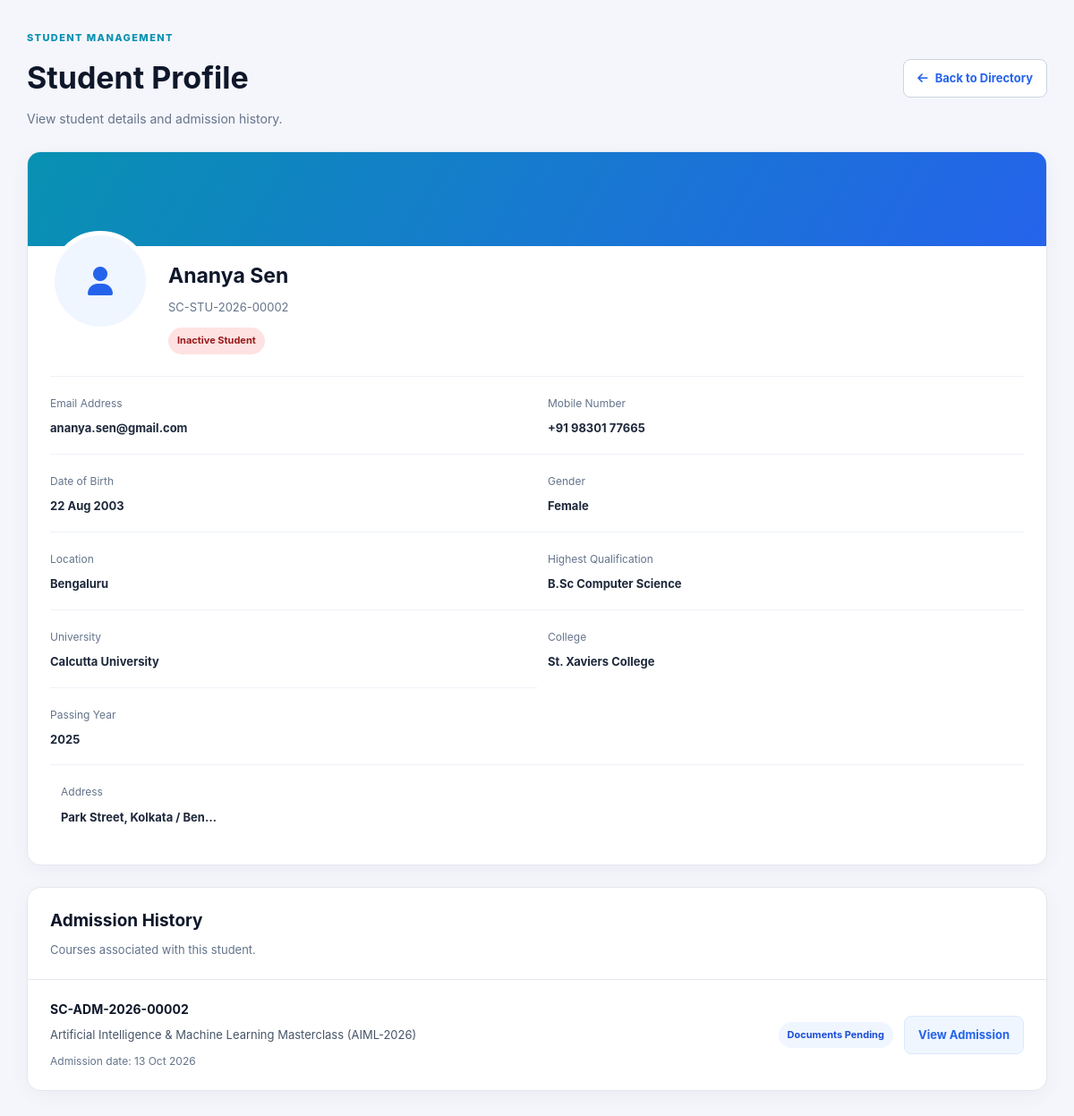
/students/2/ (signed in), run on the app's committed database.
### app/models.py (models this page shows, shortened)
class Student(models.Model):
    GENDER_CHOICES = [
        ("Male", "Male"),
        ("Female", "Female"),
        ("Other", "Other"),
    ]
    student_id = models.CharField(max_length=35, unique=True, editable=False)
    user = models.OneToOneField(
        settings.AUTH_USER_MODEL, null=True, blank=True, on_delete=models.SET_NULL,
        related_name="student_profile",
    )
    full_name = models.CharField(max_length=150)
    email = models.EmailField(unique=True)
    mobile = models.CharField(max_length=25)
    dob = models.DateField(null=True, blank=True)
    gender = models.CharField(max_length=20, choices=GENDER_CHOICES, blank=True)
    address = models.TextField(blank=True)
    location = models.CharField(max_length=150, blank=True)
    highest_qualification = models.CharField(max_length=150, blank=True)
    university = models.CharField(max_length=200, blank=True)
    college = models.CharField(max_length=200, blank=True)
    passing_year = models.PositiveIntegerField(
        null=True, blank=True, validators=[MinValueValidator(1950), MaxValueValidator(2100)]
    )
    percentage_cgpa = models.CharField(max_length=50, blank=True)
    photo = models.ImageField(upload_to="students/photos/", blank=True, null=True)
    is_active = models.BooleanField(default=True)
    created_at = models.DateTimeField(auto_now_add=True)
    updated_at = models.DateTimeField(auto_now=True)
    class Meta:
        ordering = ["-created_at"]

class Admission(models.Model):
    PAYMENT_STATUS_CHOICES = [
        ("Pending", "Pending"),
        ("Partially Paid", "Partially Paid"),
        ("Paid", "Paid"),
        ("Failed", "Failed"),
        ("Refunded", "Refunded"),
    ]
    ADMISSION_STATUS_CHOICES = [
        ("Draft", "Draft"),
        ("Documents Pending", "Documents Pending"),
        ("Verification Completed", "Verification Completed"),
        ("Confirmed", "Admission Confirmed"),
        ("Cancelled", "Cancelled"),
    ]
    DELIVERY_MODE_CHOICES = [
        ("Online", "Online"),
        ("Offline", "Offline"),
        ("Hybrid", "Hybrid"),
        ("Recorded", "Recorded"),
        ("Live", "Live Interactive"),
    ]
    admission_number = models.CharField(max_length=40, unique=True, editable=False)
    enquiry = models.OneToOneField(
        Enquiry, null=True, blank=True, on_delete=models.SET_NULL,
        related_name="admission",
    )
    student = models.ForeignKey(Student, on_delete=models.PROTECT, related_name="admissions")
    course = models.ForeignKey(Course, on_delete=models.PROTECT, related_name="admissions")
    batch = models.ForeignKey(
        Batch, null=True, blank=True, on_delete=models.SET_NULL, related_name="admissions"
    )
    delivery_mode = models.CharField(
        max_length=30, choices=DELIVERY_MODE_CHOICES, default="Offline"
    )
    admission_date = models.DateField(default=timezone.localdate)
    course_fee = models.DecimalField(
        max_digits=10, decimal_places=2, default=Decimal("0.00"),
        validators=[MinValueValidator(Decimal("0.00"))],
    )
    scholarship_discount = models.DecimalField(
        max_digits=10, decimal_places=2, default=Decimal("0.00"),
        validators=[MinValueValidator(Decimal("0.00"))],
    )
    final_payable_amount = models.DecimalField(
        max_digits=10, decimal_places=2, default=Decimal("0.00"),
        validators=[MinValueValidator(Decimal("0.00"))],
    )
    amount_paid = models.DecimalField(
        max_digits=10, decimal_places=2, default=Decimal("0.00"),
        validators=[MinValueValidator(Decimal("0.00"))],
    )
    outstanding_balance = models.DecimalField(
        max_digits=10, decimal_places=2, default=Decimal("0.00"),
        validators=[MinValueValidator(Decimal("0.00"))],
    )
    payment_status = models.CharField(
        max_length=30, choices=PAYMENT_STATUS_CHOICES, default="Pending"
    )
    admission_status = models.CharField(
        max_length=35, choices=ADMISSION_STATUS_CHOICES, default="Draft"
    )
    counsellor = models.ForeignKey(
        settings.AUTH_USER_MODEL, null=True, blank=True, on_delete=models.SET_NULL,
        related_name="admissions_handled",
    )
    remarks = models.TextField(blank=True)
    created_at = models.DateTimeField(auto_now_add=True)
    updated_at = models.DateTimeField(auto_now=True)
    class Meta:
        ordering = ["-created_at"]

class Course(models.Model):
    STATUS_CHOICES = [("Active", "Active"), ("Inactive", "Inactive")]
    DURATION_UNIT_CHOICES = [
        ("Days", "Days"),
        ("Months", "Months"),
        ("Years", "Years"),
        ("Hours", "Hours"),
    ]
    COURSE_TYPE_CHOICES = [
        ("Certification", "Certification"),
        ("Diploma", "Diploma"),
        ("Advanced Diploma", "Advanced Diploma"),
        ("Fast Track", "Fast Track / Boot Camp"),
        ("Internship Program", "Internship Program"),
        ("Master Program", "Master Program"),
    ]
    name = models.CharField(max_length=200)
    code = models.CharField(max_length=50, unique=True)
    category = models.ForeignKey(
        CourseCategory, on_delete=models.PROTECT, related_name="courses"
    )
    course_type = models.CharField(
        max_length=50, choices=COURSE_TYPE_CHOICES, default="Certification"
    )
    description = models.TextField(blank=True)
    duration = models.PositiveIntegerField(
        default=3, validators=[MinValueValidator(1)],
        help_text="Duration value, e.g. 3, 6, or 45",
    )
    duration_unit = models.CharField(
        max_length=20, choices=DURATION_UNIT_CHOICES, default="Months"
    )
    fee = models.DecimalField(
        max_digits=10, decimal_places=2, default=Decimal("25000.00"),
        validators=[MinValueValidator(Decimal("0.00"))],
    )
    available_delivery_modes = models.CharField(
        max_length=150,
        default="Online, Offline, Hybrid",
        help_text="Comma-separated delivery modes, e.g. Online, Offline, Hybrid",
    )
    assigned_trainer = models.ForeignKey(
        settings.AUTH_USER_MODEL,
        null=True,
        blank=True,
        on_delete=models.SET_NULL,
        related_name="trainer_courses",
    )
    status = models.CharField(max_length=20, choices=STATUS_CHOICES, default="Active")
    created_at = models.DateTimeField(auto_now_add=True)
    updated_at = models.DateTimeField(auto_now=True)
    class Meta:
        ordering = ["name"]
    def __str__(self):
        return f"{self.name} ({self.code})"

### app/views.py (the view)
# urls.py: path("students/<int:pk>/", views.student_detail, name="student_detail"),
@login_required
def student_detail(request, pk):
    student = get_object_or_404(Student, pk=pk)
    admissions = Admission.objects.filter(
        student=student
    ).select_related(
        "course",
        "batch",
    ).order_by("-created_at")
    return render(
        request,
        "admissions/student_profile.html",
        {
            "student": student,
            "admissions": admissions,
        },
    )

### app/templates/admissions/student_profile.html (shortened to what this page needs)
{% extends "admissions/base.html" %}
{% load static %}
{% block extra_css %}
<link rel="stylesheet" href="{% static 'css/student_profile.css' %}">
{% endblock %}
{% block content %}
<div class="student-profile-page">
    <div class="profile-heading">
        <div>
            <span class="eyebrow">STUDENT MANAGEMENT</span>
            <h1>Student Profile</h1>
            <p>View student details and admission history.</p>
        </div>
        <a href="{% url 'student_list' %}" class="btn btn-outline">
            <i class="fa-solid fa-arrow-left"></i>
            Back to Directory
        </a>
    </div>
    <section class="profile-card">
        <div class="profile-banner"></div>
        <div class="profile-main">
            {% if student.photo %}
                <img
                    src="{{ student.photo.url }}"
                    alt="{{ student.full_name }}"
                    class="profile-photo"
                >
            {% else %}
                <div class="profile-photo profile-photo-placeholder">
                    <i class="fa-solid fa-user"></i>
                </div>
            {% endif %}
            <div class="profile-identity">
                <h2>{{ student.full_name }}</h2>
                <p>{{ student.student_id }}</p>
                {% if student.is_active %}
                    <span class="status-active">Active Student</span>
                {% else %}
                    <span class="status-inactive">Inactive Student</span>
                {% endif %}
            </div>
        </div>
        <div class="profile-details">
            <div class="detail-item">
                <span>Email Address</span>
                <strong>{{ student.email|default:"—" }}</strong>
            </div>
            <div class="detail-item">
                <span>Mobile Number</span>
                <strong>{{ student.mobile|default:"—" }}</strong>
            </div>
            <div class="detail-item">
                <span>Date of Birth</span>
                <strong>{{ student.dob|date:"d M Y"|default:"—" }}</strong>
            </div>
            <div class="detail-item">
                <span>Gender</span>
                <strong>{{ student.get_gender_display|default:student.gender|default:"—" }}</strong>
            </div>
            <div class="detail-item">
                <span>Location</span>
                <strong>{{ student.location|default:"—" }}</strong>
            </div>
            <div class="detail-item">
                <span>Highest Qualification</span>
                <strong>{{ student.highest_qualification|default:"—" }}</strong>
            </div>
            <div class="detail-item">
                <span>University</span>
                <strong>{{ student.university|default:"—" }}</strong>
            </div>
            <div class="detail-item">
                <span>College</span>
                <strong>{{ student.college|default:"—" }}</strong>
            </div>
            <div class="detail-item">
                <span>Passing Year</span>
                <strong>{{ student.passing_year|default:"—" }}</strong>
            </div>
            <div class="detail-item full-width">
                <span>Address</span>
                <strong>{{ student.address|default:"—" }}</strong>
            </div>
        </div>
    </section>
    <section class="admissions-panel">
        <div class="section-heading">
            <div>
                <h2>Admission History</h2>
                <p>Courses associated with this student.</p>
            </div>
        </div>
        <div class="admission-list">
            {% for admission in admissions %}
                <article class="admission-history-item">
                    <div>
                        <h3>{{ admission.admission_number }}</h3>
                        <p>{{ admission.course }}</p>
                        <small>
                            Admission date:
                            {{ admission.admission_date|date:"d M Y"|default:"—" }}
                        </small>
                    </div>
                    <div class="admission-history-action">
                        <span class="admission-status">
                            {{ admission.get_admission_status_display|default:admission.admission_status }}
                        </span>
                        <a
                            href="{% url 'admission_detail' admission.pk %}"
                            class="view-button"
                        >
                            View Admission
                        </a>
                    </div>
                </article>
            {% empty %}
                <div class="empty-profile">
                    <i class="fa-solid fa-folder-open"></i>
                    <p>No admission records were found for this student.</p>
                </div>
            {% endfor %}
        </div>
    </section>
</div>
{% endblock %}

### app/static/css/admission_dashboard.css (style rules this page uses)
:root { --primary: #5b4ce2; --primary-dark: #4738c7; --primary-light: #eeebff; --purple: #7656e8; --orange: #f59e0b; --blue: #3b82f6; --green: #16a36a; --teal: #0d9488; --red: #dc2626; --sidebar-bg: #211b3b; --sidebar-hover: #30284f; --sidebar-active: #5142bc; --page-bg: #f5f6fb; --card-bg: #ffffff; --text-primary: #20243a; --text-secondary: #777d92; --text-light: #a1a6b7; --border: #e9eaf2; --shadow: 0 5px 22px rgba(34, 31, 72, 0.045); --sidebar-width: 270px; --radius: 16px; }
* { margin: 0; padding: 0; box-sizing: border-box; }
html { scroll-behavior: smooth; }
body { min-height: 100vh; font-family: "Inter", sans-serif; background: var(--page-bg); color: var(--text-primary); font-size: 14px; line-height: 1.6; -webkit-font-smoothing: antialiased; }
button, a { -webkit-tap-highlight-color: transparent; }
a { color: inherit; text-decoration: none; }
i { line-height: 1; }
.profile-details strong { display: block; max-width: 180px; overflow: hidden; text-overflow: ellipsis; white-space: nowrap; color: var(--text-primary); font-size: 11px; font-weight: 700; }
.profile-details span { display: block; margin-top: 2px; color: var(--text-secondary); font-size: 10px; }
.eyebrow { display: inline-block; margin-bottom: 8px; color: #087e9c; font-size: 10px; font-weight: 800; letter-spacing: 1.6px; }
.btn { display: inline-flex; align-items: center; justify-content: center; gap: 9px; min-height: 42px; padding: 11px 16px; border: 1px solid transparent; border-radius: 9px; font-size: 11px; font-weight: 700; white-space: nowrap; cursor: pointer; transition: background 0.2s ease, color 0.2s ease, border-color 0.2s ease, box-shadow 0.2s ease, transform 0.2s ease; }
.btn-outline { color: #50566e; background: #ffffff; border-color: #dedfec; }
@media (max-width: 1450px) { :root { --sidebar-width: 250px; } }

### data on the page
Student: full_name "Ananya Sen", student_id "SC-STU-2026-00002", email "ananya.sen@gmail.com", mobile "+91 98301 77665", dob "22 Aug 2003", gender "Female", location "Bengaluru", highest_qualification "B.Sc Computer Science", university "Calcutta University", college "St. Xaviers College", passing_year "2025", address "Park Street, Kolkata / Ben…"
Admission: admission_number "SC-ADM-2026-00002", course "Artificial Intelligence & Machine Learning Masterclass (AIML-2026)", admission_date "13 Oct 2026", admission_status "Documents Pending"
